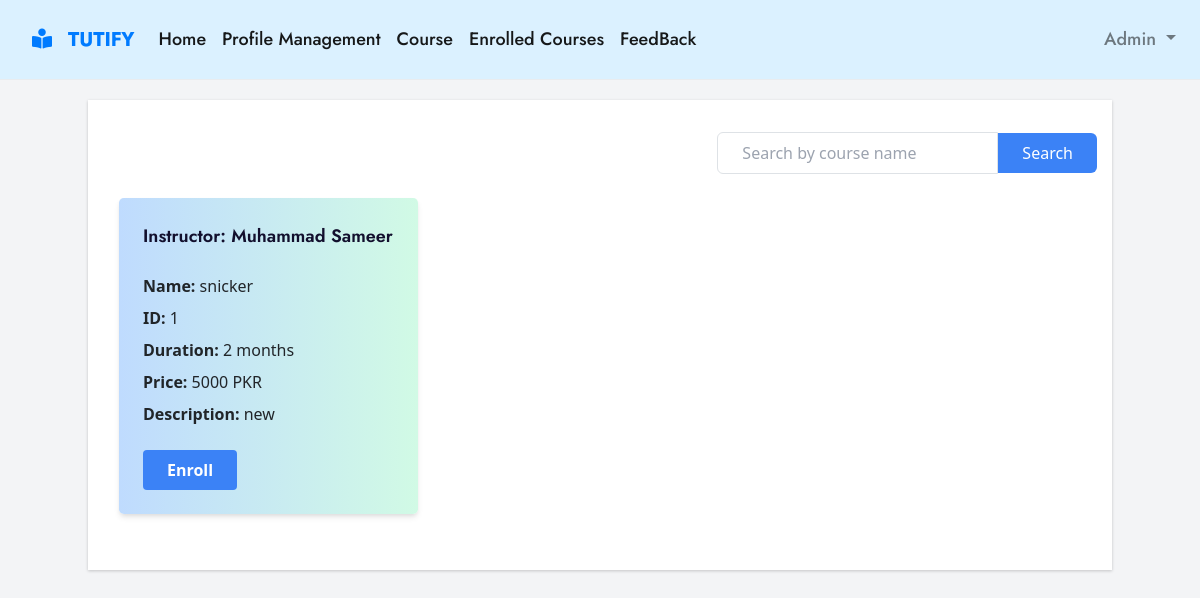
Page /student/course_en.php (signed in) on the earlier database version.
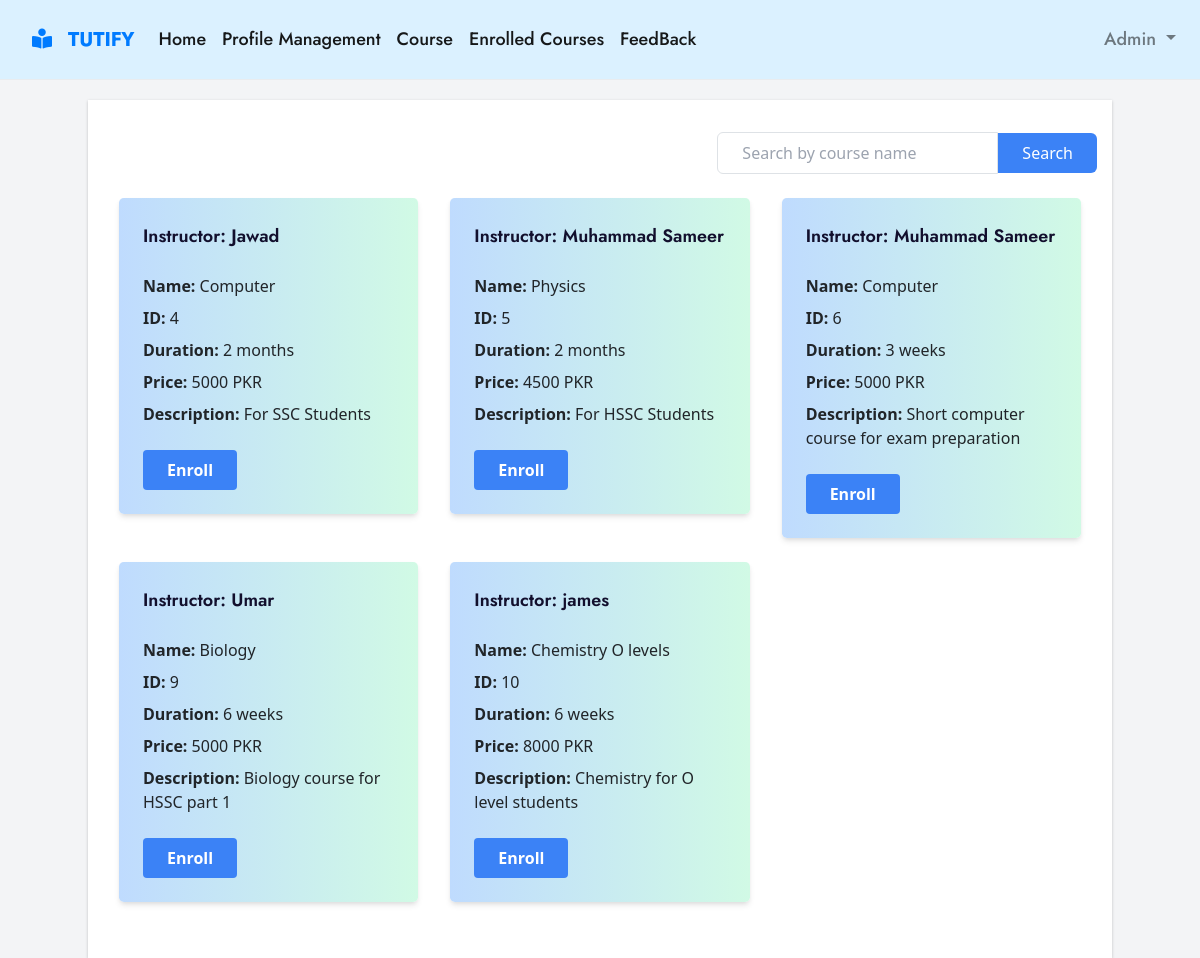
Same page on the later database version.
### tables this page shows
CREATE TABLE `course` (
  `course_name` varchar(255) NOT NULL,
  `course_id` int(255) NOT NULL,
  `course_intsructor` varchar(255) NOT NULL,
  `course_duration` varchar(255) NOT NULL,
  `course_price` int(255) NOT NULL,
  `course_description` varchar(255) NOT NULL,
  `instructor_id` int(255) NOT NULL,
  `course_image` varchar(255) NOT NULL
);

### student/course_en.php (the view, shortened to what this page needs)
<?php
include('../dbcon.php');
if (isset($_GET['search']) && !empty($_GET['search'])) {
    $search = $_GET['search'];
    $query = "SELECT course_id, course_name, course_description, course_duration, course_price, course_intsructor, instructor_id FROM course WHERE course_name LIKE '%$search%'";
} else {
    $query = "SELECT course_id, course_name, course_description, course_duration, course_price, course_intsructor, instructor_id FROM course";
}
$query_run = mysqli_query($con, $query);
$course_count = mysqli_num_rows($query_run);
?>
<!DOCTYPE html>
<html>
<?php
include('./header.php');
?>
<head>
  <link href="https://cdn.jsdelivr.net/npm/tailwindcss@2.2.17/dist/tailwind.min.css" rel="stylesheet">
</head>
<body class="bg-gray-100">
<div class="container mx-auto py-8">
    <div class="flex justify-end mb-4">
      <form method="get" class="flex items-center">
        <input type="text" name="search" placeholder="Search by course name" class="px-4 py-2 rounded-l-md border border-gray-300 focus:ring focus:ring-blue-300">
        <button type="submit" class="bg-blue-500 text-white px-4 py-2 rounded-r-md">Search</button>
      </form>
    </div>
    <div class="flex flex-wrap">
      <?php
      if ($course_count > 0) {
        while ($row = mysqli_fetch_array($query_run)) {
          ?>
          <div class="w-full md:w-1/2 lg:w-1/3 px-3 mb-4">
            <div class=" bg-gradient-to-l from-green-100 to-blue-200 shadow-md rounded-lg p-6">
              <h4 class="text-lg font-bold mb-4">Instructor: <?php echo $row['course_intsructor'] ?></h4>
              <p class="mb-2"><b>Name:</b> <?php echo $row['course_name'] ?></p>
              <p class="mb-2"><b>ID:</b> <?php echo $row['course_id'] ?></p>
              <p class="mb-2"><b>Duration:</b> <?php echo $row['course_duration'] ?></p>
              <p class="mb-2"><b>Price:</b> <?php echo $row['course_price'] ?> PKR</p>
              <p class="mb-4"><b>Description:</b> <?php echo $row['course_description'] ?></p>
              <form method="post">
                <button type="submit" name="submit" class="bg-blue-500 hover:bg-blue-700 text-white font-bold py-2 px-4 rounded">Enroll</button>
              </form>
            </div>
          </div>
      <?php
        }
      } else {
        echo "<p>No courses found.</p>";
      }
      ?>
    </div>
  </div>
</body>
</html>

### student/header.php (shortened to what this page needs)
<!DOCTYPE html>
<html>
<head>
    <link rel="stylesheet" href="https://maxcdn.bootstrapcdn.com/bootstrap/4.0.0/css/bootstrap.min.css">
<link href="https://cdnjs.cloudflare.com/ajax/libs/font-awesome/5.10.0/css/all.min.css" rel="stylesheet">
<link href="lib/owlcarousel/assets/owl.carousel.min.css" rel="stylesheet">
<link href="https://cdn.jsdelivr.net/npm/tailwindcss@2.2.17/dist/tailwind.min.css" rel="stylesheet">
<link href="../css/style.css" rel="stylesheet">
<link href="../css/t_dash_style.css" rel="stylesheet">
<link href="../css/nav_style.css" rel="stylesheet">
    <link rel="stylesheet" href="https://maxcdn.bootstrapcdn.com/bootstrap/4.5.2/css/bootstrap.min.css">
</head>
<body>
  <nav class="navbar navbar-expand-lg navbar-light ">
    <a href="#" class="navbar-brand ml-lg-3">
                <h1 class="m-0 text-uppercase text-primary"><i class="fa fa-book-reader mr-3"></i>Tutify</h1>
            </a>
    <div class="collapse navbar-collapse" id="navbarNav">
      <ul class="navbar-nav">
        <li class="nav-item active">
            <a class="nav-link" href="./student_dashboard.php">Home</a>
          </li>
        <li class="nav-item active">
          <a class="nav-link" href="student_profile.php">Profile Management</a>
        </li>
        <li class="nav-item active">
          <a class="nav-link" href="./course_en.php">Course</a>
        </li>
        <li class="nav-item active">
            <a class="nav-link" href="./enrolled_courses.php">Enrolled Courses</a>
        </li>
        <li class="nav-item active">
          <a class="nav-link" href="./feedback.php">FeedBack</a>
        </li>
      </ul>
       <ul class="navbar-nav ml-auto">
            <li class="nav-item dropdown">
                <a class="nav-link dropdown-toggle" id="userDropdown" role="button" data-toggle="dropdown" aria-haspopup="true" aria-expanded="false">
                    <?php echo ucwords($_SESSION["user_name"]); ?>
                </a>
            </li>
        </ul>
    </div>
  </nav>

### css/t_dash_style.css (style rules this page uses)
body { background-color: #f4f4f4; font-family: Arial, sans-serif; font-size: 16px; }
.container { background-color: #fff; padding: 20px; margin-top: 20px; align-items: center; box-shadow: 0px 1px 3px rgba(0, 0, 0, 0.2); animation: fadeIn 0.5s ease-in-out; }

### css/nav_style.css (style rules this page uses)
body { background-color: #ffffff; font-family: Arial, sans-serif; }
.navbar { background-color: #dbf1ff; border-bottom: 1px solid #e9ecef; height: 80px; transition: height 0.3s; }
.navbar-brand { font-weight: bold; color: #333; }
.nav-link { color: #333; }

Differences in the rows shown:
removed course: course_intsructor "Muhammad Sameer", course_name "snicker", course_id "1", course_duration "2 months", course_price "5000", course_description "new"
added course: course_intsructor "Jawad", course_name "Computer", course_id "4", course_duration "2 months", course_price "5000", course_description "For SSC Students"
added course: course_intsructor "Muhammad Sameer", course_name "Physics", course_id "5", course_duration "2 months", course_price "4500", course_description "For HSSC Students"
added course: course_intsructor "Muhammad Sameer", course_name "Computer", course_id "6", course_duration "3 weeks", course_price "5000", course_description "Short computer course for exam preparation"
added course: course_intsructor "Umar", course_name "Biology", course_id "9", course_duration "6 weeks", course_price "5000", course_description "Biology course for HSSC part 1"
added course: course_intsructor "james", course_name "Chemistry O levels", course_id "10", course_duration "6 weeks", course_price "8000", course_description "Chemistry for O level students"
